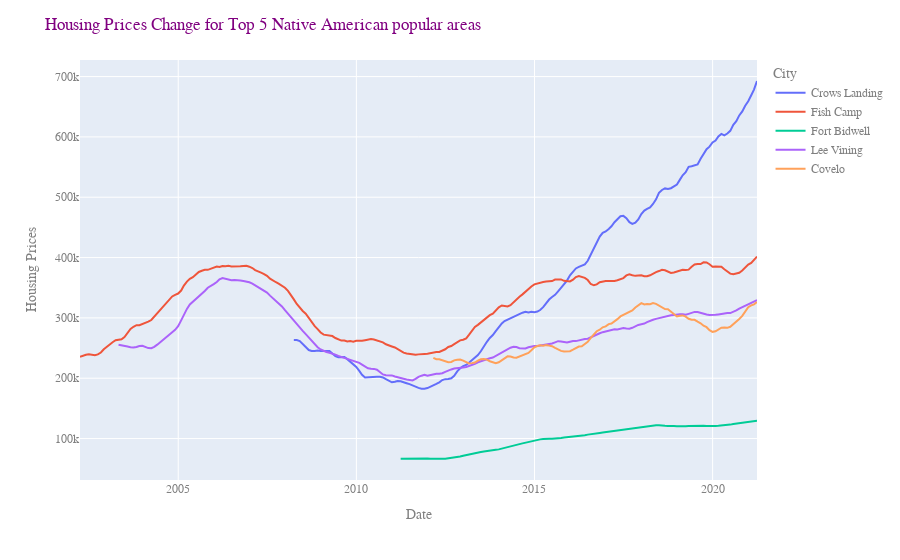

Notebook code for this chart:
### Code cell
# Whitetop = joint.sort_values(by = 'White',ascending = False).head()
# Whitetop
blacktop = joint.sort_values(by = 'Native American',ascending = False).head()
blacklow = joint.sort_values(by = 'Native American',ascending = True).head()

blacktop.drop(blacktop.iloc[:, 0:17], inplace = True, axis = 1)
blacktop.head()
#asiantop.set_index('Place')
blacktop= blacktop.stack().to_frame().reset_index()
blacktop = blacktop.rename(columns = {'level_1':'date',0:'value','level_0':'City'})
blacktop["City"].replace({204: "Crows Landing",292:"Fish Camp",302:"Fort Bidwell",466:"Lee Vining",196:"Covelo"}, inplace=True)
blacktop
fig = px.line(blacktop, x="date", y="value",color = "City")
fig.update_layout(title='Housing Prices Change for Top 5 Native American popular areas',
                   xaxis_title='Date',
                   yaxis_title='Housing Prices',
                 font_family="Courier New",
    font_color="gray",
    title_font_family="Times New Roman",
    title_font_color="Purple")
fig.show()
from plotly.io import write_html
write_html(fig, "HouseNative.html")

### Figure 1 — Plotly figure (JSON) as saved in the notebook; plotly's stock layout.template omitted (floating-point values rounded to 4 significant figures; data arrays with more than 128 entries replaced by an {"elided": "..."} marker saying what was removed)
{"data": [{"hovertemplate": "City=Crows Landing<br>date=%{x}<br>value=%{y}<extra></extra>", "legendgroup": "Crows Landing", "line": {"color": "#636efa", "dash": "solid"}, "mode": "lines", "name": "Crows Landing", "orientation": "v", "showlegend": true, "type": "scatter", "x": {"elided": "157 str values"}, "xaxis": "x", "y": {"elided": "157 int values"}, "yaxis": "y"}, {"hovertemplate": "City=Fish Camp<br>date=%{x}<br>value=%{y}<extra></extra>", "legendgroup": "Fish Camp", "line": {"color": "#EF553B", "dash": "solid"}, "mode": "lines", "name": "Fish Camp", "orientation": "v", "showlegend": true, "type": "scatter", "x": {"elided": "229 str values"}, "xaxis": "x", "y": {"elided": "229 int values"}, "yaxis": "y"}, {"hovertemplate": "City=Fort Bidwell<br>date=%{x}<br>value=%{y}<extra></extra>", "legendgroup": "Fort Bidwell", "line": {"color": "#00cc96", "dash": "solid"}, "mode": "lines", "name": "Fort Bidwell", "orientation": "v", "showlegend": true, "type": "scatter", "x": ["2011-03-31", "2011-04-30", "2011-05-31", "2011-06-30", "2011-07-31", "2011-08-31", "2011-09-30", "2011-10-31", "2011-11-30", "2011-12-31", "2012-01-31", "2012-02-29", "2012-03-31", "2012-04-30", "2012-05-31", "2012-06-30", "2012-07-31", "2012-08-31", "2012-09-30", "2012-10-31", "2012-11-30", "2012-12-31", "2013-01-31", "2013-02-28", "2013-03-31", "2013-04-30", "2013-05-31", "2013-06-30", "2013-07-31", "2013-08-31", "2013-09-30", "2013-10-31", "2013-11-30", "2013-12-31", "2014-01-31", "2014-02-28", "2014-03-31", "2014-04-30", "2014-05-31", "2014-06-30", "2014-07-31", "2014-08-31", "2014-09-30", "2014-10-31", "2014-11-30", "2014-12-31", "2015-01-31", "2015-02-28", "2015-03-31", "2015-04-30", "2015-05-31", "2015-06-30", "2015-07-31", "2015-08-31", "2015-09-30", "2015-10-31", "2015-11-30", "2015-12-31", "2016-01-31", "2016-02-29", "2016-03-31", "2016-04-30", "2016-05-31", "2016-06-30", "2016-07-31", "2016-08-31", "2016-09-30", "2016-10-31", "2016-11-30", "2016-12-31", "2017-01-31", "2017-02-28", "2017-03-31", "2017-04-30", "2017-05-31", "2017-06-30", "2017-07-31", "2017-08-31", "2017-09-30", "2017-10-31", "2017-11-30", "2017-12-31", "2018-01-31", "2018-02-28", "2018-03-31", "2018-04-30", "2018-05-31", "2018-06-30", "2018-07-31", "2018-08-31", "2018-09-30", "2018-10-31", "2018-11-30", "2018-12-31", "2019-01-31", "2019-02-28", "2019-03-31", "2019-04-30", "2019-05-31", "2019-06-30", "2019-07-31", "2019-08-31", "2019-09-30", "2019-10-31", "2019-11-30", "2019-12-31", "2020-01-31", "2020-02-29", "2020-03-31", "2020-04-30", "2020-05-31", "2020-06-30", "2020-07-31", "2020-08-31", "2020-09-30", "2020-10-31", "2020-11-30", "2020-12-31", "2021-01-31", "2021-02-28", "2021-03-31"], "xaxis": "x", "y": [66689, 66783, 67053, 67228, 67128, 66860, 66714, 66890, 67006, 66736, 66376, 66114, 66383, 66536, 66429, 66485, 67083, 67910, 68638, 69322, 70125, 71586, 72766, 74005, 74739, 75755, 76663, 77625, 78531, 79545, 80628, 81086, 81633, 82052, 83477, 84859, 85905, 86892, 88230, 89688, 90795, 92004, 93173, 94479, 95749, 97134, 98181, 98648, 99246, 99806, 99884, 99599, 99756, 100212, 100954, 101565, 102069, 102498, 102670, 103281, 103860, 104594, 105545, 106512, 107538, 108087, 108789, 109321, 110009, 110733, 111564, 112429, 113229, 113759, 114359, 115134, 115885, 116605, 117110, 117849, 118847, 119629, 120545, 121019, 121576, 122043, 122173, 122148, 121271, 121185, 120951, 121307, 120866, 120552, 120139, 120149, 120515, 120883, 121096, 121172, 121017, 121074, 121213, 120880, 120550, 120201, 120925, 121125, 121426, 121637, 122494, 123092, 124284, 124946, 125626, 126333, 127362, 128396, 128639, 129205, 129516], "yaxis": "y"}, {"hovertemplate": "City=Lee Vining<br>date=%{x}<br>value=%{y}<extra></extra>", "legendgroup": "Lee Vining", "line": {"color": "#ab63fa", "dash": "solid"}, "mode": "lines", "name": "Lee Vining", "orientation": "v", "showlegend": true, "type": "scatter", "x": {"elided": "216 str values"}, "xaxis": "x", "y": {"elided": "216 int values"}, "yaxis": "y"}, {"hovertemplate": "City=Covelo<br>date=%{x}<br>value=%{y}<extra></extra>", "legendgroup": "Covelo", "line": {"color": "#FFA15A", "dash": "solid"}, "mode": "lines", "name": "Covelo", "orientation": "v", "showlegend": true, "type": "scatter", "x": ["2012-02-29", "2012-03-31", "2012-04-30", "2012-05-31", "2012-06-30", "2012-07-31", "2012-08-31", "2012-09-30", "2012-10-31", "2012-11-30", "2012-12-31", "2013-01-31", "2013-02-28", "2013-03-31", "2013-04-30", "2013-05-31", "2013-06-30", "2013-07-31", "2013-08-31", "2013-09-30", "2013-10-31", "2013-11-30", "2013-12-31", "2014-01-31", "2014-02-28", "2014-03-31", "2014-04-30", "2014-05-31", "2014-06-30", "2014-07-31", "2014-08-31", "2014-09-30", "2014-10-31", "2014-11-30", "2014-12-31", "2015-01-31", "2015-02-28", "2015-03-31", "2015-04-30", "2015-05-31", "2015-06-30", "2015-07-31", "2015-08-31", "2015-09-30", "2015-10-31", "2015-11-30", "2015-12-31", "2016-01-31", "2016-02-29", "2016-03-31", "2016-04-30", "2016-05-31", "2016-06-30", "2016-07-31", "2016-08-31", "2016-09-30", "2016-10-31", "2016-11-30", "2016-12-31", "2017-01-31", "2017-02-28", "2017-03-31", "2017-04-30", "2017-05-31", "2017-06-30", "2017-07-31", "2017-08-31", "2017-09-30", "2017-10-31", "2017-11-30", "2017-12-31", "2018-01-31", "2018-02-28", "2018-03-31", "2018-04-30", "2018-05-31", "2018-06-30", "2018-07-31", "2018-08-31", "2018-09-30", "2018-10-31", "2018-11-30", "2018-12-31", "2019-01-31", "2019-02-28", "2019-03-31", "2019-04-30", "2019-05-31", "2019-06-30", "2019-07-31", "2019-08-31", "2019-09-30", "2019-10-31", "2019-11-30", "2019-12-31", "2020-01-31", "2020-02-29", "2020-03-31", "2020-04-30", "2020-05-31", "2020-06-30", "2020-07-31", "2020-08-31", "2020-09-30", "2020-10-31", "2020-11-30", "2020-12-31", "2021-01-31", "2021-02-28", "2021-03-31"], "xaxis": "x", "y": [233716, 231604, 231291, 229268, 227407, 226597, 226911, 229585, 230729, 231084, 229059, 226698, 224582, 225020, 225985, 229050, 231413, 231836, 230822, 228143, 226474, 224980, 226419, 229711, 233563, 236316, 236105, 234385, 234126, 235882, 238458, 239026, 241889, 246308, 251298, 253375, 254554, 253735, 254845, 254065, 253093, 250338, 247410, 245304, 244151, 244000, 244775, 247294, 249233, 252544, 253074, 256134, 260313, 266992, 272877, 277905, 280482, 284349, 285899, 289719, 290757, 294036, 297886, 302394, 304922, 306486, 309585, 312298, 317145, 320457, 324540, 322184, 323099, 322581, 324590, 323223, 320495, 318211, 314522, 314176, 310181, 306445, 302303, 303419, 304109, 302073, 298549, 296880, 296783, 293796, 291098, 286996, 284590, 279792, 276850, 277688, 280748, 283843, 283938, 283519, 285266, 289313, 293716, 298225, 303257, 310904, 317833, 320878, 322430, 326246], "yaxis": "y"}], "layout": {"font": {"color": "gray", "family": "Courier New"}, "legend": {"title": {"text": "City"}, "tracegroupgap": 0}, "margin": {"t": 60}, "title": {"font": {"color": "Purple", "family": "Times New Roman"}, "text": "Housing Prices Change for Top 5 Native American popular areas"}, "xaxis": {"anchor": "y", "domain": [0, 1], "title": {"text": "Date"}}, "yaxis": {"anchor": "x", "domain": [0, 1], "title": {"text": "Housing Prices"}}}}
